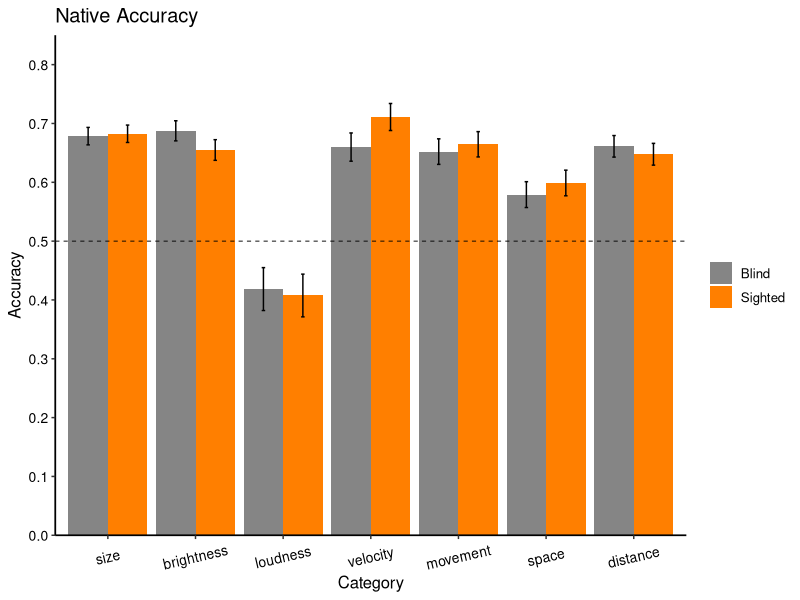

Recreate this plot in R.
## ---- chunk 1
# Load and install (if missing) the recquired packages
list.of.packages <- c("tidyverse", 
                      "knitr", 
                      "reshape2", 
                      "lme4",
                      "nlme",
                      "car")
new.packages <- list.of.packages[!(list.of.packages %in% installed.packages()[,"Package"])]
if(length(new.packages)) install.packages(new.packages)

lapply(list.of.packages, library, character.only = TRUE)

# set script folder as working dir
setwd(dirname(rstudioapi::getActiveDocumentContext()$path))

# set to true to show the code chunk
knitr::opts_chunk$set(echo = TRUE)
## ---- chunk 2

allData<-read.csv("data/allData7912.csv", header = TRUE)

## ---- chunk 3

allData$rawAccuracy <- as.integer(allData$response == allData$meaning)

allData$nativeAccuracy <- ifelse(allData$value == 'goodop', 
                                 abs(allData$rawAccuracy - 1), 
                                 allData$rawAccuracy + 0)

allData %>%
  group_by(group) %>%
  summarize(raw_acc = mean(rawAccuracy), 
            native_acc = mean(nativeAccuracy), 
            .groups = 'keep')

## ---- chunk 4


categoryAccuracy_sub <- allData %>%
  group_by(group) %>%
  summarize(rawAccuracy_mean = mean(rawAccuracy), nativeAccuracy_mean = mean(nativeAccuracy), 
            rawAccuracy_sd = sd(rawAccuracy), nativeAccuracy_sd = sd(nativeAccuracy),
            n = n(),
            rawAccuracy_se = rawAccuracy_sd / sqrt(n), nativeAccuracy_se = nativeAccuracy_sd / sqrt(n),
            .groups = 'keep')

print(categoryAccuracy_sub)

## ---- chunk 5

categoryAccuracy_tidy <- allData %>%
  group_by(group, category) %>%
  summarize(rawAccuracy_mean = mean(rawAccuracy), nativeAccuracy_mean = mean(nativeAccuracy), 
            rawAccuracy_sd = sd(rawAccuracy), nativeAccuracy_sd = sd(nativeAccuracy),
            n = n(),
            rawAccuracy_se = rawAccuracy_sd / sqrt(n), nativeAccuracy_se = nativeAccuracy_sd / sqrt(n),
            .groups = 'keep')

print(categoryAccuracy_tidy)

ggplot(data = categoryAccuracy_tidy, 
       aes(x = as.factor(category), y = nativeAccuracy_mean, fill = group)) +
  geom_bar(stat="identity", position=position_dodge()) +
  theme_classic() +
  scale_fill_manual(values=c('grey52','darkorange1'), labels=c('Blind', 'Sighted')) +
  scale_y_continuous(limits=c(0, 0.85), breaks=seq(0, 0.85, 0.1), expand = c(0,0)) +
  scale_x_discrete(limits=c("1", "3", "4", "6", "7", "8", "9"),
                   labels = c("size", "brightness", "loudness", "velocity", "movement", "space", "distance")) + 
  geom_errorbar(aes(ymin = nativeAccuracy_mean - nativeAccuracy_se,
                    ymax = nativeAccuracy_mean + nativeAccuracy_se),
                width = .08,
                position = position_dodge(.9)) +
  labs(x="Category", y="Accuracy") +
  ggtitle("Native Accuracy") +
  theme(
    text=element_text(size=12), 
    axis.line = element_line(size = 0.6), 
    axis.text.x = element_text(size=10,colour="black",
                               angle = 13,
                               vjust = .5, 
                               hjust = 0.5), 
    axis.text.y = element_text(size=10, colour='black'), 
    legend.title=element_blank())+
  geom_hline(yintercept=c(0.5), linetype="dashed", colour="black", size=0.3)

## ---- chunk 6

nativeResult <- glmer(nativeAccuracy ~ category + group + category*group +
        (1 | pseudoid) + (1 | language:stimulus), 
      data = allData,
      family = binomial,
      control = glmerControl(optimizer="bobyqa"))

summary(nativeResult)

Anova(nativeResult)

# calculate odd ratio and confidence intervals
se <- sqrt(diag(vcov(nativeResult)))
tab <- cbind(Est = fixef(nativeResult),
             LL = fixef(nativeResult) - 1.96 * se,
             UL = fixef(nativeResult) + 1.96 * se)

# print odd-ratio and confidence interval
print(exp(tab[2:4,]), digits=3)
